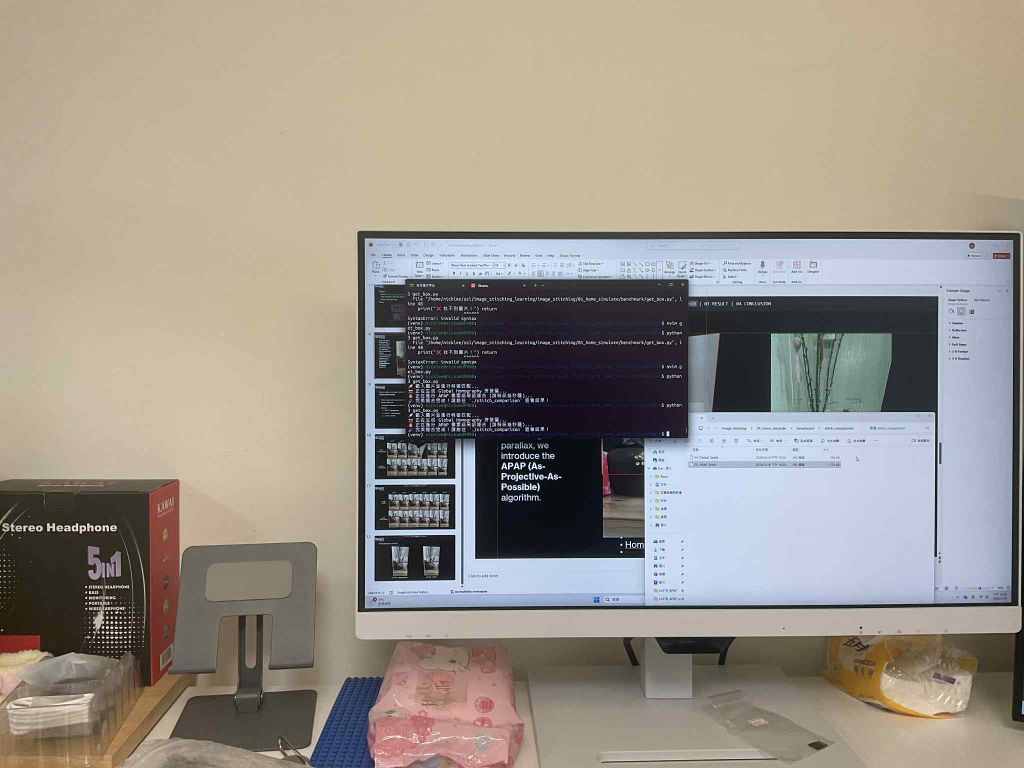
#> input picture image_stitching/01_home_simulate/benchmark/40.jpg, 2048 x 1536 px (shown at 1/2 size)
$ python get_box.py
#> lines starting #> are read from the running program, lines starting #| are printed output that depends on the picture; after the words box and inside, x2 and y2 are one past the last pixel; in counts of white or black regions, pixels touching at a corner belong together
import cv2
import numpy as np
import os

def build_dlt_matrix(p1, p2):
    """建立基礎的 DLT 矩陣"""
    N = len(p1)
    A = np.zeros((2 * N, 9))
    for i in range(N):
        u, v = p1[i]
        x, y = p2[i]
        A[2*i]   = [-u, -v, -1, 0, 0, 0, u*x, v*x, x]
        A[2*i+1] = [0, 0, 0, -u, -v, -1, u*y, v*y, y]
    return A

def get_local_homography(p1, p2, q, A, gamma=0.01, sigma=100.0):
    """取得單一座標點專屬的局部變形矩陣"""
    dists = np.linalg.norm(p1 - q, axis=1)
    weights = np.exp(- (dists**2) / (sigma**2))
    weights = np.maximum(weights, gamma)

    W = np.repeat(weights, 2)
    Aw = A * W[:, np.newaxis]

    _, _, V = np.linalg.svd(Aw)
    return V[-1].reshape(3, 3)

def get_canvas_bounds(h1, w1, h2, w2, H_global):
    """計算拼接後需要多大的畫布，以及第一張圖需要平移多少"""
    corners2 = np.float32([[0, 0], [w2, 0], [w2, h2], [0, h2]]).reshape(-1, 1, 2)
    corners2_warped = cv2.perspectiveTransform(corners2, H_global)

    all_corners = np.concatenate((np.float32([[0, 0], [w1, 0], [w1, h1], [0, h1]]).reshape(-1, 1, 2), corners2_warped), axis=0)

    [x_min, y_min] = np.int32(all_corners.min(axis=0).ravel() - 0.5)
    [x_max, y_max] = np.int32(all_corners.max(axis=0).ravel() + 0.5)

    tx, ty = -x_min, -y_min
    T = np.array([[1, 0, tx], [0, 1, ty], [0, 0, 1]], dtype=np.float32)

    return (x_max - x_min, y_max - y_min), T, tx, ty

def main(img1_path, img2_path):
#> called with img1_path = '40.jpg', img2_path = '70.jpg'
    print("🚀 載入圖片並進行特徵匹配...")
    img1 = cv2.imread(img1_path)
#> img1 is the input picture: shape (1536, 2048, 3); mean B, G, R 136.4, 147.5, 154.8
    img2 = cv2.imread(img2_path)
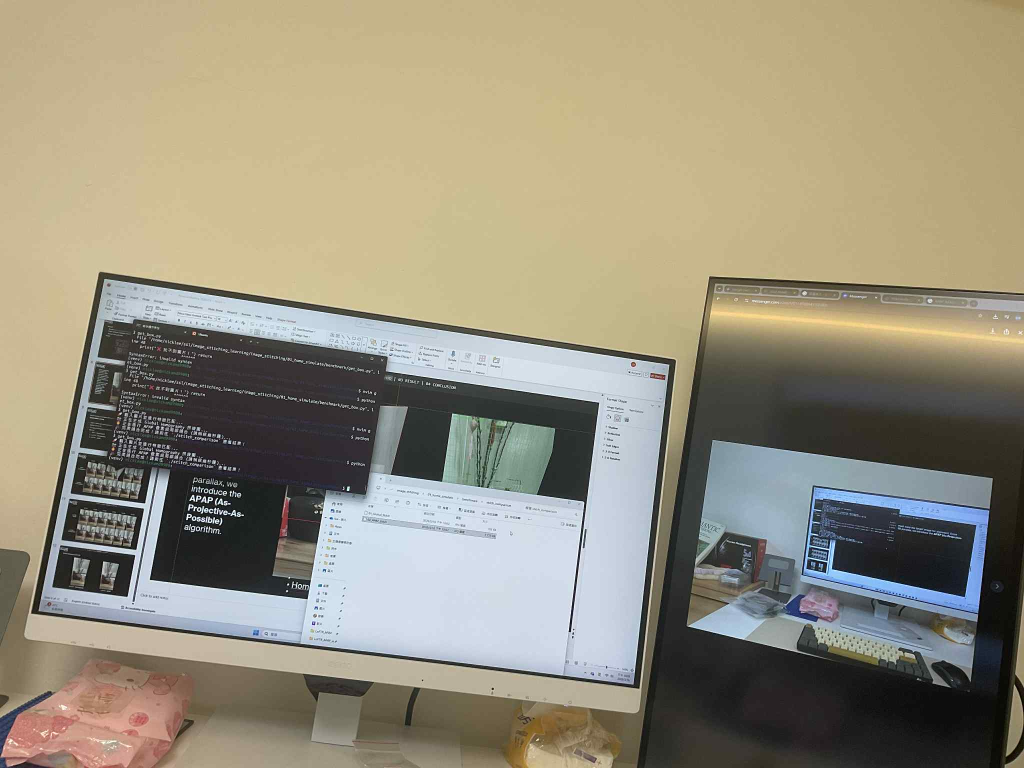
#> input picture image_stitching/01_home_simulate/benchmark/70.jpg, 2048 x 1536 px (shown at 1/2 size)
#> img2 is the input picture: shape (1536, 2048, 3); mean B, G, R 125.3, 144.2, 150.9
    if img1 is None or img2 is None:
        print("❌ 找不到圖片！")
        return

    h1, w1 = img1.shape[:2]
#> h1 = 1536; w1 = 2048
    h2, w2 = img2.shape[:2]
#> h2 = 1536; w2 = 2048

    # 這裡使用 SIFT 作為示範，你可以把這裡替換成你 LoFTR 找出來的 pts1 和 pts2
    sift = cv2.SIFT_create(2000)
    kp1, des1 = sift.detectAndCompute(img1, None)
#> kp1 = 2001 keypoints; strongest (x, y, size): (1243, 1089, 2.7), (1046, 929, 2.5), (172, 1185, 2.5), (1008, 971, 2.5)
    kp2, des2 = sift.detectAndCompute(img2, None)
#> kp2 = 2000 keypoints; strongest (x, y, size): (378, 1032, 2.3), (420, 998, 2.2), (397, 995, 2.3), (398, 1019, 2.4)
    matcher = cv2.FlannBasedMatcher(dict(algorithm=1, trees=5), dict(checks=50))
    matches = matcher.knnMatch(des2, des1, k=2) # 注意：是從 img2 匹配到 img1
#> matches = 2000 matches
    good_matches = [m for m, n in matches if m.distance < 0.75 * n.distance]
#> good_matches = 541 matches

    pts2 = np.float32([kp2[m.queryIdx].pt for m in good_matches])
#> pts2 = 541 pairs, first value 64.97 to 1910.2, second value 552.6 to 1377.5
    pts1 = np.float32([kp1[m.trainIdx].pt for m in good_matches])
#> pts1 = 541 pairs, first value 145.6 to 2033.5, second value 471.7 to 1504.8

    H_global, inlier_mask = cv2.findHomography(pts2, pts1, cv2.RANSAC, 5.0)
#> H_global = [[1.06, 0.264, 380.7], [-0.192, 1.18, -126.3], [-4.33e-05, 5.98e-05, 1]]; inlier_mask = 541 values, max 1 at index 1, min 0 at index 0, mean 0.623
    inliers2 = pts2[inlier_mask.ravel() == 1]
#> inliers2 = 337 pairs, first value 122 to 1171.3, second value 552.6 to 1377.5
    inliers1 = pts1[inlier_mask.ravel() == 1]
#> inliers1 = 337 pairs, first value 724.7 to 1880.5, second value 471.7 to 1255.3

    # 計算大畫布尺寸
    canvas_size, T, tx, ty = get_canvas_bounds(h1, w1, h2, w2, H_global)
#> in get_canvas_bounds, `corners2_warped = cv2.perspectiveTransform(corners2, H_global)`: corners2_warped = [[380.7, -126.3], [2796.2, -569.7], [2944.3, 1284.8], [719.8, 1540.2]]
#> in get_canvas_bounds, `all_corners = np.concatenate((np.float32([[0, 0], [w1, 0], [w1, h1], [..`: all_corners = [[0, 0], [2048, 0], [2048, 1536], [0, 1536], [380.7, -126.3], [2796.2, -569.7], [2944.3, 1284.8], [719.8, 1540.2]]
#> in get_canvas_bounds, `[x_min, y_min] = np.int32(all_corners.min(axis=0).ravel() - 0.5)`: x_min = 0; y_min = -570
#> in get_canvas_bounds, `[x_max, y_max] = np.int32(all_corners.max(axis=0).ravel() + 0.5)`: x_max = 2944; y_max = 1540
#> in get_canvas_bounds, `tx, ty = -x_min, -y_min`: tx = 0; ty = 570
#> in get_canvas_bounds, `T = np.array([[1, 0, tx], [0, 1, ty], [0, 0, 1]], dtype=np.float32)`: T = [[1, 0, 0], [0, 1, 570], [0, 0, 1]]
#> canvas_size = (2944, 2110); T = [[1, 0, 0], [0, 1, 570], [0, 0, 1]]; tx = 0; ty = 570
    W_canvas, H_canvas = canvas_size
#> W_canvas = 2944; H_canvas = 2110

    # ==========================================
    # 1. 傳統 Global Homography 拼接與紅框
    # ==========================================
    print("📸 正在生成 Global Homography 拼接圖...")
    canvas_global = cv2.warpPerspective(img2, T @ H_global, (W_canvas, H_canvas))
    canvas_global[ty:ty+h1, tx:tx+w1] = img1 # 把左圖疊加上去
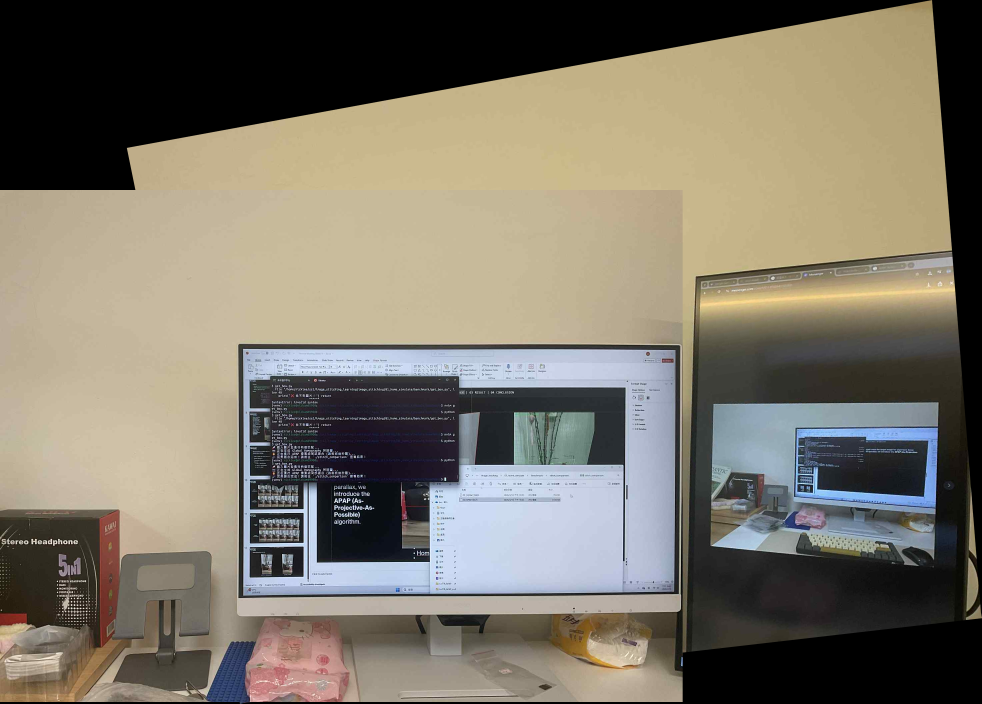
#> canvas_global: shape (2110, 2944, 3) (shown at 1/3 size); mean B, G, R 104.1, 117.4, 123.7

    # 畫紅框 (代表單一矩陣)
    corners_homo = np.float32([[0, 0], [w2, 0], [w2, h2], [0, h2]]).reshape(-1, 1, 2)
    corners_homo_warped = cv2.perspectiveTransform(corners_homo, T @ H_global)
#> corners_homo_warped = [[380.7, 443.7], [2796.2, 0.276], [2944.3, 1854.8], [719.8, 2110.2]]
    cv2.polylines(canvas_global, [np.int32(corners_homo_warped)], True, (0, 0, 255), 5)
    cv2.putText(canvas_global, "Global Homography (Rigid Stitching)", (20, 50), cv2.FONT_HERSHEY_SIMPLEX, 1.2, (0, 0, 255), 3)

    # ==========================================
    # 2. APAP (Moving DLT) 拼接與綠色網格
    # ==========================================
    print("🔥 正在進行 APAP 像素級局部縫合 (請稍候幾秒鐘)...")
    canvas_apap = np.zeros((H_canvas, W_canvas, 3), dtype=np.uint8)
    canvas_apap[ty:ty+h1, tx:tx+w1] = img1 # 把左圖疊加上去
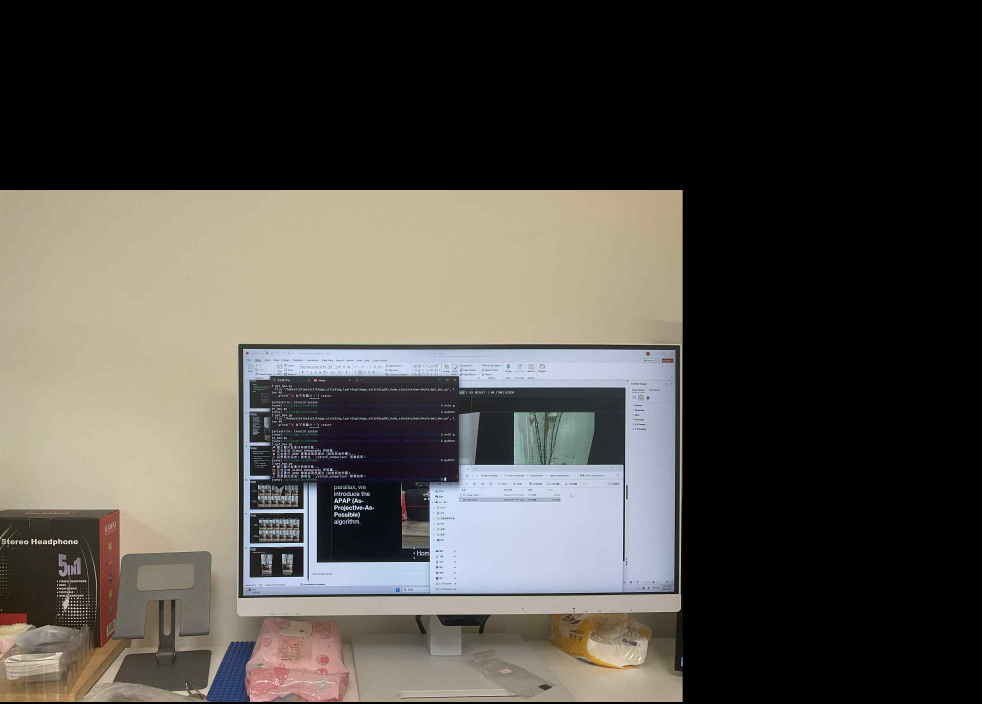
#> canvas_apap: shape (2110, 2944, 3) (shown at 1/3 size); mean B, G, R 69.1, 74.7, 78.4

    cols, rows = 40, 30
    X = np.linspace(0, w2, cols)
#> X = 40 values from 0 to 2048
    Y = np.linspace(0, h2, rows)
#> Y = 30 values from 0 to 1536
    A = build_dlt_matrix(inliers2, inliers1)
#> in build_dlt_matrix, `N = len(p1)`: N = 337
#> the loop in build_dlt_matrix, `for i in range(N):` made 337 passes
#> (u, v, x, y) on passes 1 to 3: (441.4, 1003.1, 1068.6, 930.2), (442, 1036.9, 1076, 967.6), (440.3, 985.3, 1064.1, 912.5)
    sigma_val = max(w2, h2) * 0.1
#> sigma_val = 204.8

    # 【步驟 A】切片扭曲：把照片切成一塊塊貼上去
    for r in range(rows - 1):
        for c in range(cols - 1):
            # 取網格中心點算 H_local
            cx, cy = (X[c] + X[c+1])/2, (Y[r] + Y[r+1])/2
            H_local = get_local_homography(inliers2, inliers1, np.array([[cx, cy]]), A, sigma=sigma_val)
            H_final = T @ H_local

            # 定義這一小塊的四個頂點
            cell_corners = np.float32([[X[c], Y[r]], [X[c+1], Y[r]], [X[c+1], Y[r+1]], [X[c], Y[r+1]]])
            cell_warped = cv2.perspectiveTransform(cell_corners.reshape(-1, 1, 2), H_final).reshape(-1, 2)

            # 取得這塊小拼圖在畫布上的範圍
            xmin, ymin = np.int32(cell_warped.min(axis=0))
            xmax, ymax = np.int32(cell_warped.max(axis=0))
            xmin, ymin = max(0, xmin), max(0, ymin)
            xmax, ymax = min(W_canvas, xmax), min(H_canvas, ymax)

            if xmax > xmin and ymax > ymin:
                # 局部加速扭曲
                T_patch = np.array([[1, 0, -xmin], [0, 1, -ymin], [0, 0, 1]], dtype=np.float32)
                patch_img = cv2.warpPerspective(img2, T_patch @ H_final, (xmax - xmin, ymax - ymin))

                # 建立遮罩並貼上畫布
                mask = np.zeros((ymax - ymin, xmax - xmin), dtype=np.uint8)
                cv2.fillConvexPoly(mask, np.int32(cell_warped - [xmin, ymin]), 255)
                roi = canvas_apap[ymin:ymax, xmin:xmax]
                np.copyto(roi, patch_img, where=(mask == 255)[..., None])
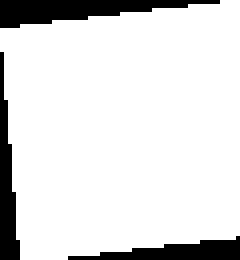
#> mask: shape (65, 60) (shown 4 times larger); 87.5% white; 3 black regions, box (x1, y1, x2, y2) and area: (0, 0, 55, 7) 210, (0, 13, 5, 65) 143, (17, 59, 60, 65) 135
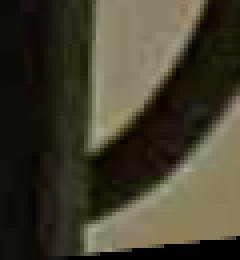
#> roi: shape (65, 60, 3) (shown 4 times larger); mean B, G, R 45.1, 62.3, 67.2

    # 【步驟 B】畫上具有彈性的綠色網格
    grid_warped_pts = np.zeros((rows, cols, 2))
    for r in range(rows):
        for c in range(cols):
            q = np.array([[X[c], Y[r]]])
            H_local = get_local_homography(inliers2, inliers1, q, A, sigma=sigma_val)
            pt_warped = cv2.perspectiveTransform(q.reshape(-1, 1, 2), T @ H_local)
            grid_warped_pts[r, c] = pt_warped.ravel()

    # 畫橫線與直線
    for r in range(rows):
        for c in range(cols - 1):
            cv2.line(canvas_apap, tuple(np.int32(grid_warped_pts[r, c])), tuple(np.int32(grid_warped_pts[r, c+1])), (0, 255, 0), 2)
#> this loop made 30 passes
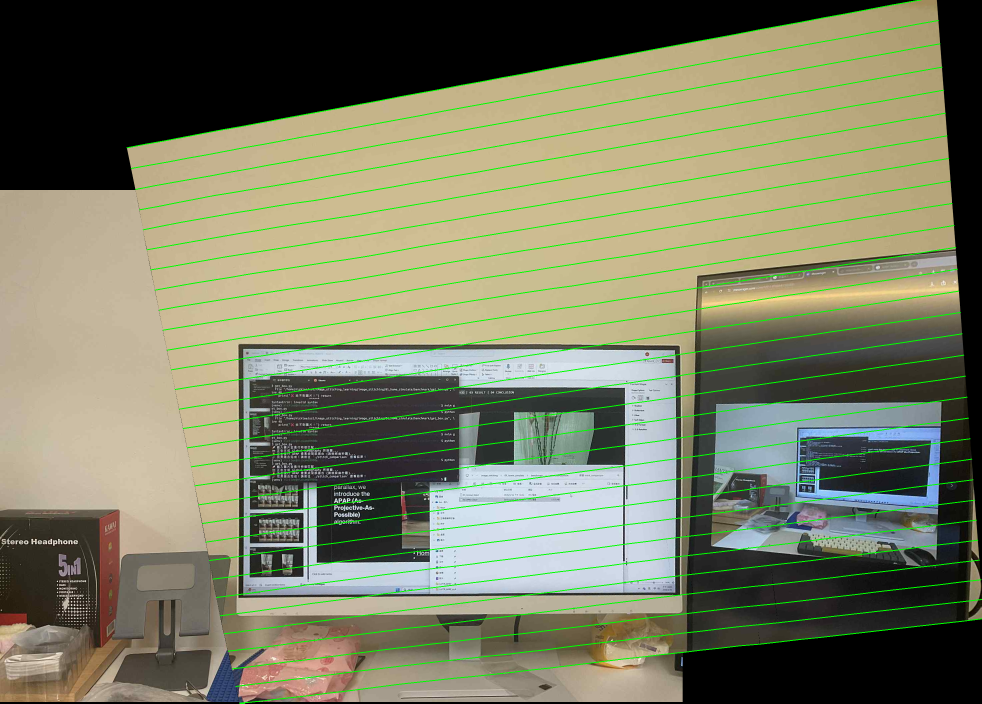
#> canvas_apap: shape (2110, 2944, 3) (shown at 1/3 size); mean B, G, R 100, 124.7, 122.9
    for c in range(cols):
        for r in range(rows - 1):
            cv2.line(canvas_apap, tuple(np.int32(grid_warped_pts[r, c])), tuple(np.int32(grid_warped_pts[r+1, c])), (0, 255, 0), 2)
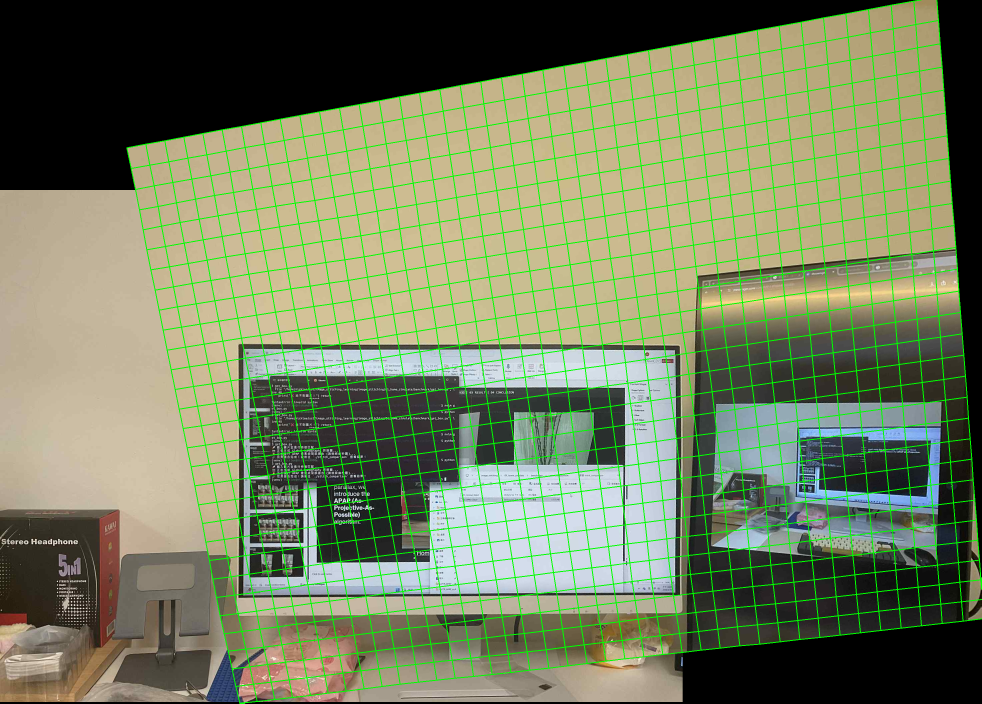
#> canvas_apap: shape (2110, 2944, 3) (shown at 1/3 size); mean B, G, R 96, 128.3, 118.1

    cv2.putText(canvas_apap, "APAP (Local Mesh Stitching)", (20, 50), cv2.FONT_HERSHEY_SIMPLEX, 1.2, (0, 255, 0), 3)

    # 儲存圖片
    output_dir = "./stitch_comparison"
    os.makedirs(output_dir, exist_ok=True)
    cv2.imwrite(os.path.join(output_dir, "01_Global_Stitch.jpg"), canvas_global)
    cv2.imwrite(os.path.join(output_dir, "02_APAP_Stitch.jpg"), canvas_apap)
    print("🎉 完美縫合完成！請前往 `./stitch_comparison` 查看結果！")

if __name__ == "__main__":
    img1_path = "40.jpg"  # 左圖
    img2_path = "70.jpg"  # 右圖 (網格會畫在這張上)
    main(img1_path, img2_path)
